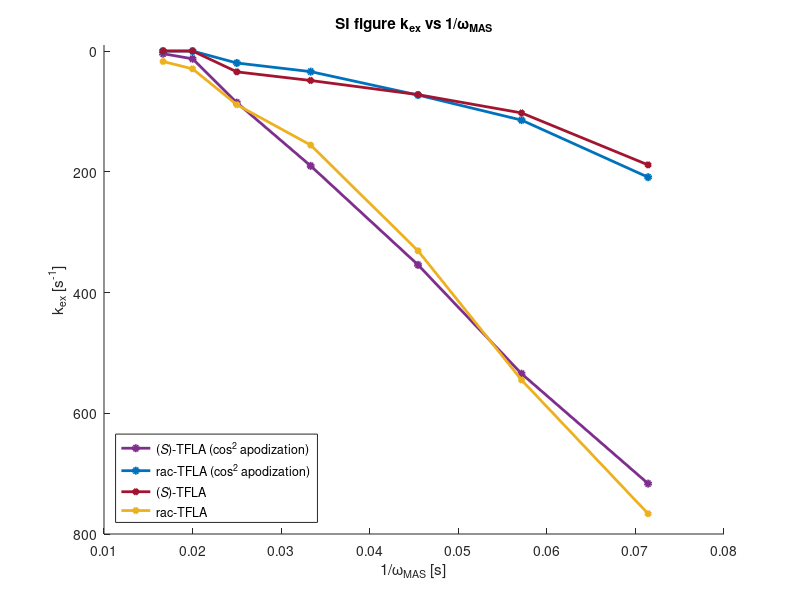
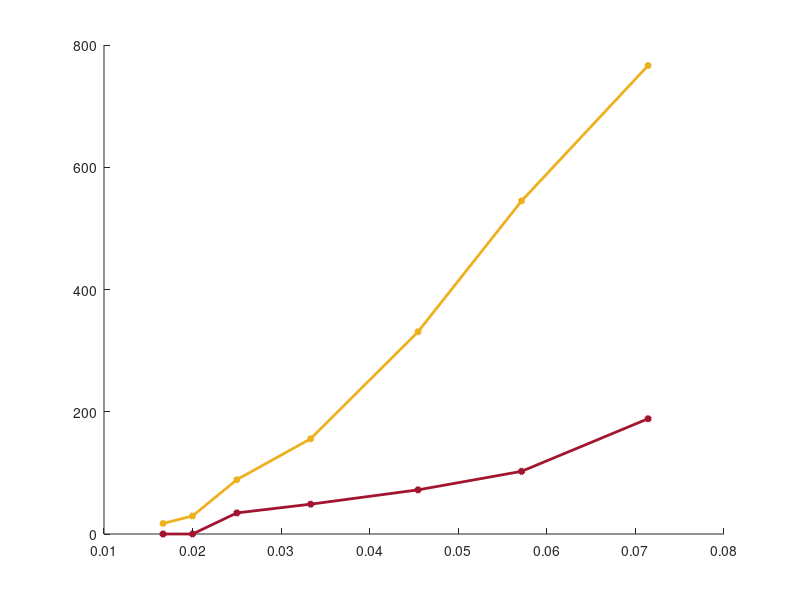

MATLAB code for these plots, in order: (Note: this script raises an error after producing the figures.)
% Plot values of k_ex obtained from lstsq fit 
% vs MAS from the recorded spectrum 
% Author: Ettore Bartalucci, RWTH Aachen
% Project: CF3 self decoupling

%% Values
% K_ex values from the fits [s^-1]
kex_cos2_apod_tla_rac = [209 114.4 72.9 34.1 19.8 0 0];
kex_cos2_apod_tla_s = [716.5 534.5 354.2 190.2 85.6 12.9 4.4];

kex_no_apod_tla_rac = [188.6 102.5 72.2 48.8 34.5 0 0];
kex_no_apod_tla_s = [766.4 544.9 330.9 155.8 88.9 29.5 17.3];

mas_rates = [14 17.5 22 30 40 50 60];

%% Plots

% Plot the values as inverted MAS
figure(1); hold on;
inv_mas_rates = 1./ mas_rates;

plot(inv_mas_rates, kex_cos2_apod_tla_s, '-o', 'MarkerSize',4, 'LineWidth', 2, 'MarkerFaceColor',...
    '#7E2F8E', 'Color', '#7E2F8E')
plot(inv_mas_rates, kex_cos2_apod_tla_rac, '-o', 'MarkerSize',4, 'LineWidth', 2, 'MarkerFaceColor',...
     '#0072BD', 'Color', '#0072BD')

plot(inv_mas_rates, kex_no_apod_tla_rac, '-d', 'MarkerSize',4, 'LineWidth', 2, 'MarkerFaceColor',...
    '#A2142F', 'Color', '#A2142F')
plot(inv_mas_rates,kex_no_apod_tla_s, '-d', 'MarkerSize',4, 'LineWidth', 2, 'MarkerFaceColor',...
     '#EDB120', 'Color', '#EDB120')

set(gca, 'YDir','reverse')
ylim([-10 800])

xlabel('1/\omega_{MAS} [s]')
ylabel('k_{ex} [s^{-1}]')

title('SI figure k_{ex} vs 1/\omega_{MAS}')

legend('({\itS})-TFLA (cos^2 apodization)', 'rac-TFLA (cos^2 apodization)','({\itS})-TFLA', 'rac-TFLA', 'Location', 'southwest')

hold off;

% Plot the values as inverted MAS
figure(2); hold on;
inv_mas_rates = 1./ mas_rates;

plot(inv_mas_rates, kex_no_apod_tla_rac, '-d', 'MarkerSize',4, 'LineWidth', 2, 'MarkerFaceColor',...
    '#A2142F', 'Color', '#A2142F')
plot(inv_mas_rates,kex_no_apod_tla_s, '-d', 'MarkerSize',4, 'LineWidth', 2, 'MarkerFaceColor',...
     '#EDB120', 'Color', '#EDB120')

labels = string(mas_rates);
dy = 0.1;
text(inv_mas_rates, kex_no_apod_tla_rac, labels, 'HorizontalAlignment','center', 'VerticalAlignment','bottom')
axis('padded');

set(gca, 'YDir','reverse')
ylim([-10 800])

xlabel('1/\omega_{MAS} [s]')
ylabel('k_{ex} [s^{-1}]')

title('Variation of k_{ex} vs 1/\omega_{MAS}')

legend('({\itS})-TFLA', 'rac-TFLA', 'Location', 'southwest')

hold off;


